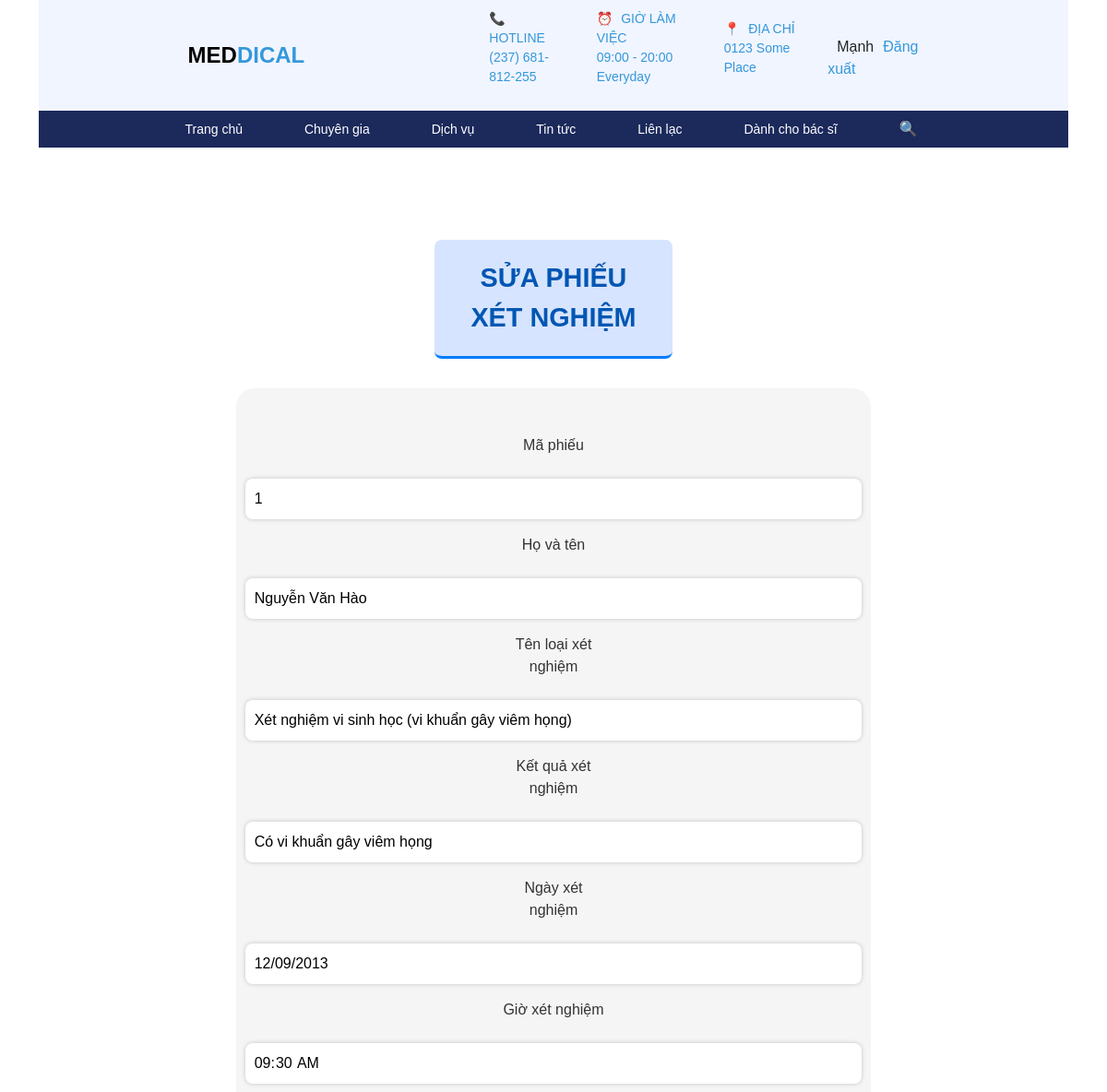
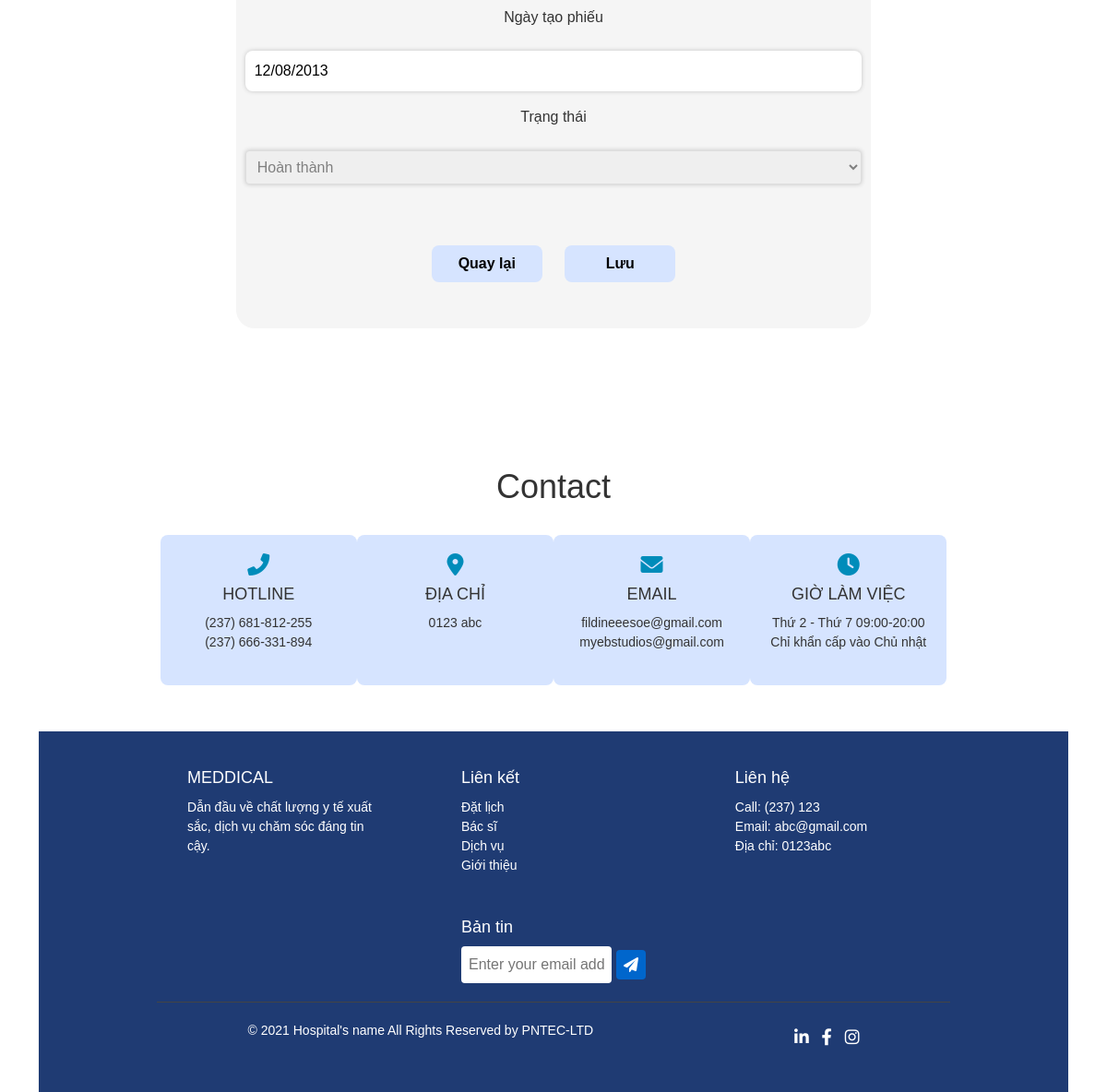
The app's page /php/HoSoBenhAn/suaPhieuXetNghiem.php?id_sua=1 (signed in) with its own data (2 pictures, top to bottom).
### tables this page shows
CREATE TABLE `phieuxetnghiem` (
  `maPhieu` int(11) NOT NULL,
  `ketQuaXetNghiem` varchar(255) NOT NULL,
  `ngayXetNghiem` date DEFAULT NULL,
  `gioXetNghiem` time DEFAULT NULL,
  `ngayTaoPhieu` date DEFAULT NULL,
  `trangThai` varchar(255) NOT NULL,
  `maLoai` int(11) NOT NULL,
  `maHoSo` int(11) DEFAULT NULL
);

CREATE TABLE `loaixetnghiem` (
  `maLoai` int(11) NOT NULL,
  `tenLoai` varchar(255) NOT NULL
);

### php/myclass/clsbenhvien.php (called while the page is built, shortened)
<?php
    class hospital
    {
        public function connectdb()
        {
            $con=mysqli_connect("localhost","root","","benhvien");
            if(!$con)
            {
                echo 'Không thể kết nối đến database !';
                exit();
            }
            else
            {
                mysqli_set_charset($con,'utf8');
                return $con;
            }
        }
        public function laycot($sql)
        {
            $link=$this->connectdb();
            $ketqua=mysqli_query($link,$sql);
            $giatri='';
                if(mysqli_num_rows($ketqua)>0)
                {
                    while($row=mysqli_fetch_array($ketqua))
                    {
                        $gt=$row[0];
                        $giatri=$gt;
                    }
                }
            return $giatri;
        }
    }
?>

### php/HoSoBenhAn/suaPhieuXetNghiem.php (the view, shortened to what this page needs)
    <?php include '../layout/header.php'; ?>
    <?php
        $p=new bacsi();
    ?>
    <link href="https://cdn.jsdelivr.net/npm/bootstrap@5.3.3/dist/css/bootstrap.min.css" rel="stylesheet">
    <link rel="stylesheet" href="../../css/giaodienmc.css">
    <div class="section1">
        <div class="tenChucNang">
            <p class="tenChucNang_cuthe">SỬA PHIẾU XÉT NGHIỆM</p>
        </div>
        <div id="application">
            <form class="form-card" method="post">
                <?php
                    $id_sua=$_REQUEST['id_sua'];
                    $maPhieu=$p->laycot("select maPhieu from phieuxetnghiem where maPhieu='$id_sua'");
                    $hoTenBenhNhan=$p->laycot("SELECT concat(bn.hoTenDem, ' ', bn.ten) as  hoTenBenhNhan
                                    FROM loaixetnghiem lxn
                                        JOIN phieuxetnghiem pxn on lxn.maLoai= pxn.maLoai
                                        JOIN hosobenhan hsbn on pxn.maHoSo = hsbn.maHoSo
                                        JOIN benhnhan bn on hsbn.maBenhNhan=bn.maBenhNhan
                                        where pxn.maPhieu='$id_sua'");
                    $tenLoaiXetNghiem=$p->laycot("SELECT lxn.tenLoai
                                                FROM phieuxetnghiem  pxn
                                                    JOIN loaixetnghiem lxn on pxn.maLoai=lxn.maLoai
                                                WHERE pxn.maPhieu='$id_sua'");
                    $ketquaxetnghiem=$p->laycot("SELECT ketQuaXetNghiem
                                                FROM phieuxetnghiem
                                                WHERE maPhieu='$id_sua'");
                    $ngayXetNghiem=$p->laycot("SELECT ngayXetNghiem
                                                FROM phieuxetnghiem
                                                WHERE maPhieu='$id_sua'");
                    $gioXetNghiem=$p->laycot("SELECT gioXetNghiem
                                                FROM phieuxetnghiem
                                                WHERE maPhieu='$id_sua'");
                    $ngayTaoPhieu=$p->laycot("SELECT ngayTaoPhieu
                                                FROM phieuxetnghiem
                                                WHERE maPhieu='$id_sua'");
                    $trangThai=$p->laycot("SELECT trangThai
                                                FROM phieuxetnghiem
                                                WHERE maPhieu='$id_sua'");
                ?>
                <div class="row justify-content-between text-center">
                    <div class="form-group col-12">
                        <label class="form-control-label col-2 mb-4 text-center">Mã phiếu</label>
                        <input type="text" id="txtmaphieu" class="col-9" name="txtmaphieu" value="<?php echo $maPhieu?>" placeholder="Mã phiếu" readonly>
                    </div>
                    <div class="form-group col-12 text-center">
                        <label class="form-control-label col-2 mb-4 text-center">Họ và tên</label>
                        <input type="text" id="txthoten" class="col-9" name="txthoten" value="<?php echo $hoTenBenhNhan?>" placeholder="Họ và tên" readonly>
                    </div>
                </div>
                <div class="row justify-content-between text-center">
                    <div class="form-group col-sm-12">
                        <label class="form-control-label col-2 mb-4 text-center">Tên loại xét nghiệm</label>
                        <input type="text" id="txtloaixetnghiem" class="col-9" name="txtloaixetnghiem" value="<?php echo $tenLoaiXetNghiem?>" placeholder="Tên loại xét nghiệm" readonly>
                    </div>
                    <div class="form-group col-sm-12 text-center">
                        <label class="form-control-label col-2 mb-4 text-center">Kết quả xét nghiệm</label>
                        <input type="text" id="txtketquaxetnghiem" class="col-9" value="<?php echo $ketquaxetnghiem?>" name="txtketquaxetnghiem"  <?php echo !empty($ketquaxetnghiem) ? 'readonly' : '';?>>
                    </div>
                </div>
                <div class="row justify-content-between">
                    <div class="form-group col-12 text-center">
                        <label class="form-control-label col-2 mb-4 text-center">Ngày xét nghiệm</label>
                        <input type="date" class="col-9" id="date_ngayXetNghiem" value="<?php echo $ngayXetNghiem?>" name="date_ngayXetNghiem" readonly>
                    </div>
                </div>
                <div class="row justify-content-between">
                    <div class="form-group col-12 text-center">
                        <label class="form-control-label col-2 mb-4 text-center">Giờ xét nghiệm</label>
                        <input type="time" class="col-9" id="time_gioXetNghiem" value="<?php echo $gioXetNghiem?>" name="time_gioXetNghiem" readonly>
                    </div>
                </div>
                <div class="row justify-content-between">
                    <div class="form-group col-12 text-center">
                        <label class="form-control-label col-2 mb-4 text-center">Ngày tạo phiếu</label>
                        <input type="date" class="col-9" id="date_ngayTaoPhieu" value="<?php echo $ngayTaoPhieu?>" name="date_ngayTaoPhieu" readonly>
                    </div>
                </div>
                <div class="row justify-content-between">
                    <div class="form-group col-12 text-center">
                        <label class="form-control-label col-2 mb-4 text-center">Trạng thái</label>
                        <select class="col-9 " name="select" id="select" <?php echo (!empty($ketquaxetnghiem)) ? 'disabled' : ''; ?>>
                            <option value="Hoàn thành" <?php echo (!empty($ketquaxetnghiem) || $trangThai == "Hoàn thành") ? 'selected' : ''; ?>>Hoàn thành</option>
                        </select>
                    </div>
                </div>
                <div class="button">
                        <input type="submit" name="nut" id="backButton" value="Quay lại">
                        <input type="submit" name="nut" id="nut" value="Lưu">
                </div>
            </form>
        </div>
    </div>
<?php include '../layout/footer.php'; ?>

### css/mau.css (style rules this page uses)
* { box-sizing: border-box; margin: 0px auto; font-family: Arial, sans-serif; }

### css/giaodienmc.css (style rules this page uses)
.section1 { max-width: 1200px; margin: 2rem auto; padding: 0 1rem; width: 80%; margin-bottom: 100px; height: auto; }
.tenChucNang { text-align: center; margin-bottom: 2rem; margin-top: 100px; width: 100%; height: auto; font-size: 20px; align-items: center; }
.tenChucNang_cuthe { font-size: 1.8rem; color: #0056b3; font-weight: bold; margin: 0; padding-bottom: 0.5rem; border-bottom: 3px solid #007bff; display: inline-block; width: 30%; background-color: #D6E4FF; text-align: center; padding: 20px; border-radius: 8px; }
.form-group { margin-bottom: 1rem; }
.form-group label { display: block; margin-bottom: 0.5rem; color: #333; }
.form-group input, .form-group select, .form-group textarea { width: 100%; padding: 0.5rem; border: 1px solid #ddd; border-radius: 4px; font-size: 1rem; }
.button input[type="submit"] { width: 120px; height: 40px; background-color: #D6E4FF; border: none; margin: 0px 10px; cursor: pointer; font-size: 16px; font-weight: bold; border-radius: 8px; }
.button { text-align: center; margin-top: 50px; }
input[type="text"], input[type="datetime"], input[type="file"], input[type="time"], input[type="date"], select { border: none; border-radius: 8px; padding: 10px; box-shadow: 0 0 5px rgba(0, 0, 0, 0.2); outline-color: #b0c7f4; }

### php/HoSoBenhAn/suaPhieuXetNghiem.php (style rules this page uses)
#application { width: 80%; height: auto; border-radius: 20px; background-color: #F5F5F5; }
.form-card { padding: 50px 10px; }

### records on screen
phieuxetnghiem: txtmaphieu "1", txtketquaxetnghiem "Có vi khuẩn gây viêm họng", date_ngayXetNghiem "12/09/2013", time_gioXetNghiem "09:30:00", date_ngayTaoPhieu "12/08/2013"
loaixetnghiem: txtloaixetnghiem "Xét nghiệm vi sinh học (vi khuẩn gây viêm họng)"

### other values on screen
$ten "Mạnh"
